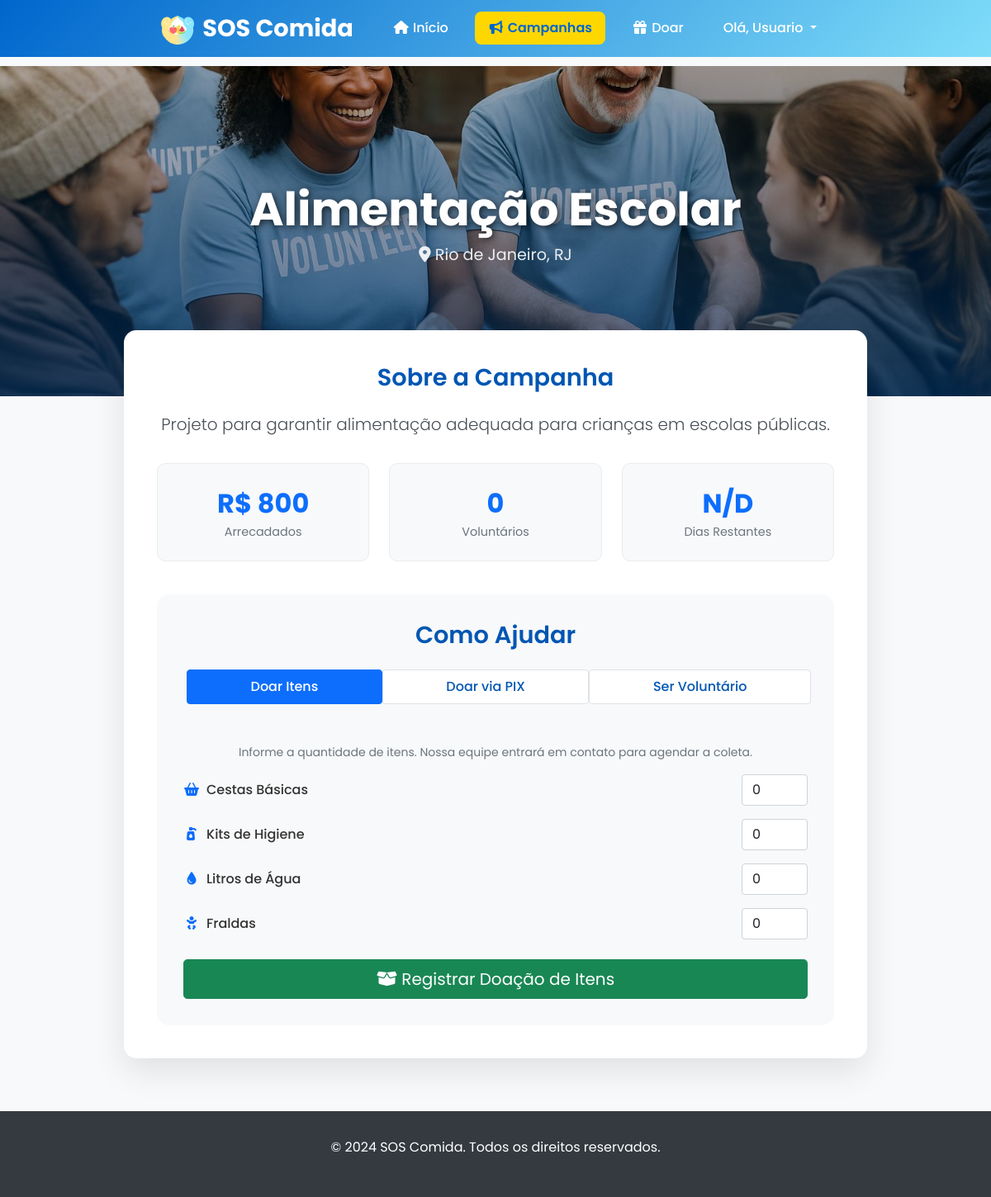
Page /detalhes_campanha/2 (signed in) on the committed database.
### models.py (models this page shows)
class Usuario(UserMixin, db.Model):
    __tablename__ = 'usuarios'
    id = db.Column(db.Integer, primary_key=True)
    nome = db.Column(db.String(100), nullable=False)
    email = db.Column(db.String(120), unique=True, nullable=False)
    senha = db.Column(db.String(255), nullable=False)
    tipo = db.Column(db.String(20), default='usuario')
    data_criacao = db.Column(db.DateTime, default=datetime.utcnow)
    last_seen = db.Column(db.DateTime, default=datetime.utcnow)
    cpf = db.Column(db.String(14))
    cidade = db.Column(db.String(100))
    endereco = db.Column(db.String(255))
    telefone = db.Column(db.String(20))
    bio = db.Column(db.Text)
    foto_perfil = db.Column(db.String(255))
    instituicao_nome = db.Column(db.String(200))
    instituicao_endereco = db.Column(db.String(255))
    instituicao_cep = db.Column(db.String(10))
    instituicao_tipo = db.Column(db.String(20))
    instituicao_cnpj = db.Column(db.String(18))
    status_aprovacao = db.Column(db.String(20), default='pendente')
    two_factor_secret = db.Column(db.String(32))
    two_factor_enabled = db.Column(db.Boolean, default=False)
    gov_br_id = db.Column(db.String(255), unique=True, nullable=True)
    gov_br_linked = db.Column(db.Boolean, default=False)
    gov_br_level = db.Column(db.String(20), nullable=True)
    status = db.Column(db.String(20), default='online', nullable=False)
    conta_revogada = db.Column(db.Boolean, default=False, nullable=False)
    data_revogacao = db.Column(db.DateTime, nullable=True)
    motivo_revogacao = db.Column(db.Text, nullable=True)

class Campanha(db.Model):
    __tablename__ = 'campanhas'
    id = db.Column(db.Integer, primary_key=True)
    titulo = db.Column(db.String(200), nullable=False)
    descricao = db.Column(db.Text, nullable=False)
    localizacao = db.Column(db.String(200), nullable=False)
    meta_voluntarios = db.Column(db.Integer, default=10)
    meta_doacoes = db.Column(db.Numeric(10, 2), default=1000.00)
    arrecadado = db.Column(db.Numeric(10, 2), default=0.00)
    imagem = db.Column(db.String(200), default='campanha1.jpg')
    status = db.Column(db.String(20), default='ativa')
    data_criacao = db.Column(db.DateTime, default=datetime.utcnow)
    data_fim = db.Column(db.DateTime)
    solicitante_id = db.Column(db.Integer, db.ForeignKey('usuarios.id'), nullable=True)
    solicitante = db.relationship('Usuario', foreign_keys=[solicitante_id], backref=db.backref('campanhas_solicitadas', lazy=True))
    instituicao_id = db.Column(db.Integer, db.ForeignKey('usuarios.id'), nullable=True)
    instituicao_delegada = db.relationship('Usuario', foreign_keys=[instituicao_id], backref=db.backref('campanhas_delegadas', lazy=True))

### main.py (the view)
@app.route('/detalhes_campanha/<int:campanha_id>')
@login_required
def detalhes_campanha(campanha_id):
    campanha = Campanha.query.get_or_404(campanha_id)
    campanha.num_voluntarios = len(campanha.voluntarios)
    campanha.progresso = min(100, (float(campanha.arrecadado) / float(campanha.meta_doacoes)) * 100) if campanha.meta_doacoes > 0 else 0
    dias_restantes = None
    if campanha.data_fim:
        delta = campanha.data_fim - datetime.utcnow().date()
        if delta.days >= 0:
            dias_restantes = delta.days
    return render_template(
        'detalhes_campanha.html',
        usuario=current_user,
        campanha=campanha,
        dias_restantes=dias_restantes
    )

### main.py (called while the page is built)
@lm.user_loader
def user_loader(id):
    return Usuario.query.get(int(id))

### templates/detalhes_campanha.html (shortened to what this page needs)
{% extends "base.html" %}
{% block content %}
<div class="campanha-header" style="background-image: url('{{ url_for('static', filename='img/' + campanha.imagem) }}');">
    <div class="header-content">
        <h1 class="campanha-title">{{ campanha.titulo }}</h1>
        <p class="campanha-location"><i class="fas fa-map-marker-alt"></i> {{ campanha.localizacao }}</p>
    </div>
</div>
<div class="container">
    <div class="main-container">
        <h3 class="section-title">Sobre a Campanha</h3>
        <p class="lead text-center" style="color: #495057;">{{ campanha.descricao }}</p>
        <div class="stat-cards">
            <div class="stat-card">
                <div class="stat-value">R$ {{ "%.0f"|format(campanha.arrecadado) }}</div>
                <div class="stat-label">Arrecadados</div>
            </div>
            <div class="stat-card">
                <div class="stat-value">{{ campanha.voluntarios|length }}</div>
                <div class="stat-label">Voluntários</div>
            </div>
            <div class="stat-card">
                <div class="stat-value">{{ dias_restantes if dias_restantes is not none else 'N/D' }}</div>
                <div class="stat-label">Dias Restantes</div>
            </div>
        </div>
        <div class="action-panel">
            <h3 class="section-title">Como Ajudar</h3>
            <ul class="nav nav-pills nav-fill mb-3" id="pills-tab" role="tablist">
                <li class="nav-item" role="presentation"><button class="nav-link active" data-bs-toggle="pill" data-bs-target="#pills-itens">Doar Itens</button></li>
                <li class="nav-item" role="presentation"><button class="nav-link" data-bs-toggle="pill" data-bs-target="#pills-pix">Doar via PIX</button></li>
                <li class="nav-item" role="presentation"><button class="nav-link" data-bs-toggle="pill" data-bs-target="#pills-voluntario">Ser Voluntário</button></li>
            </ul>
            <div class="tab-content" id="pills-tabContent">
                <div class="tab-pane fade show active" id="pills-itens">
                    <form action="{{ url_for('doar_itens_campanha', campanha_id=campanha.id) }}" method="POST">
                        <p class="text-center text-muted small">Informe a quantidade de itens. Nossa equipe entrará em contato para agendar a coleta.</p>
                        <div class="item-doacao"><label for="qtd_cestas"><i class="fas fa-shopping-basket fa-fw me-2 text-primary"></i>Cestas Básicas</label><input type="number" class="form-control" name="qtd_cestas" value="0" min="0"></div>
                        <div class="item-doacao"><label for="qtd_higiene"><i class="fas fa-pump-soap fa-fw me-2 text-primary"></i>Kits de Higiene</label><input type="number" class="form-control" name="qtd_higiene" value="0" min="0"></div>
                        <div class="item-doacao"><label for="qtd_agua"><i class="fas fa-tint fa-fw me-2 text-primary"></i>Litros de Água</label><input type="number" class="form-control" name="qtd_agua" value="0" min="0"></div>
                        <div class="item-doacao"><label for="qtd_fraldas_infantis"><i class="fas fa-baby fa-fw me-2 text-primary"></i>Fraldas</label><input type="number" class="form-control" name="qtd_fraldas_infantis" value="0" min="0"></div>
                        <div class="d-grid mt-4"><button type="submit" class="btn btn-success btn-lg"><i class="fas fa-box-open"></i> Registrar Doação de Itens</button></div>
                    </form>
                </div>
            </div>
        </div>
    </div>
</div>
{% endblock %}

### templates/base.html (shortened to what this page needs)
<!DOCTYPE html>
<html lang="pt-BR">
<head>
    <link href="https://cdnjs.cloudflare.com/ajax/libs/font-awesome/6.0.0/css/all.min.css" rel="stylesheet">
    <link href="https://cdn.jsdelivr.net/npm/bootstrap@5.1.3/dist/css/bootstrap.min.css" rel="stylesheet">
</head>
<body>
    <nav class="navbar" id="navbar">
        <div class="nav-container">
            <a href="{{ url_for('home') }}" class="logo">
                <img src="{{ url_for('static', filename='logo.png') }}" alt="SOS Comida Logo">
                SOS Comida
            </a>
            <ul class="nav-menu" id="nav-menu">
                <li><a href="{{ url_for('home') }}" class="nav-link {% if request.endpoint == 'home' %}active{% endif %}"><i class="fas fa-home fa-fw"></i> Início</a></li>
                {% if current_user.is_authenticated %}
                    <li><a href="{{ url_for('campanhas') }}" class="nav-link {% if 'campanha' in request.endpoint %}active{% endif %}"><i class="fas fa-bullhorn fa-fw"></i> Campanhas</a></li>
                    <li><a href="{{ url_for('formulariodoar') }}" class="nav-link {% if request.endpoint == 'formulariodoar' %}active{% endif %}"><i class="fas fa-gift fa-fw"></i> Doar</a></li>
                    <li class="nav-item dropdown">
                        <a class="nav-link dropdown-toggle" href="#" id="navbarDropdown" role="button" data-bs-toggle="dropdown" aria-expanded="false">
                            Olá, {{ current_user.nome.split()[0] }}
                        </a>
                    </li>
                {% else %}
                    <li><a href="{{ url_for('login') }}" class="nav-link btn-auth"><i class="fas fa-sign-in-alt"></i> Entrar</a></li>
                {% endif %}
            </ul>
        </div>
    </nav>
    <main class="main-content">
        {% block content %}{% endblock %}
    </main>
    <footer class="footer">
        <div class="container">
            <p>© 2024 SOS Comida. Todos os direitos reservados.</p>
        </div>
    </footer>
</body>
</html>

### rows in the picture
Usuario: nome "Usuario"
Campanha: imagem (picture), titulo "Alimentação Escolar", localizacao "Rio de Janeiro, RJ", descricao "Projeto para garantir alimentação adequada para crianças em escolas públicas.", arrecadado "800"

### other values in the picture
{{ campanha.voluntarios|length }} "0"
{{ dias_restantes if dias_restantes is not none else 'N/D' }} "N/D"
